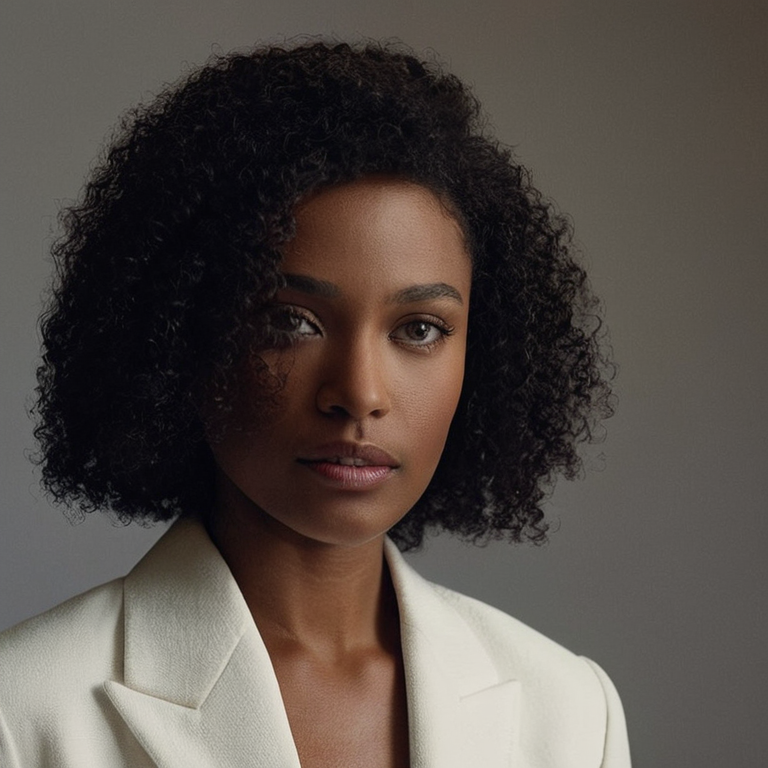
#> input picture Plan/Instructions/Operations/Pulled_Back_Artifacts/canny_w69_rightedge_masked_v3_seed711570105_20260707T132203-0500/images/canny_w69_rightedge_masked_v3_seed711570105_00001_.png, 768 x 768 px
$ python implement_wave70_canonical_polygon_mask_generator.py
#> lines starting #> are read from the running program, lines starting #| are printed output that depends on the picture
from __future__ import annotations

import csv
import hashlib
import json
from datetime import datetime
from pathlib import Path
from zoneinfo import ZoneInfo

from PIL import Image, ImageDraw, ImageFont


PROJECT_ROOT = Path(__file__).resolve().parents[3]
SOURCE_IMAGE = PROJECT_ROOT / (
    "Plan/Instructions/Operations/Pulled_Back_Artifacts/"
    "canny_w69_rightedge_masked_v3_seed711570105_20260707T132203-0500/"
    "images/canny_w69_rightedge_masked_v3_seed711570105_00001_.png"
)
RUN_STAMP = datetime.now(ZoneInfo("America/Chicago")).strftime("%Y%m%dT%H%M%S-0500")
ISO_STAMP = datetime.now(ZoneInfo("America/Chicago")).replace(microsecond=0).isoformat()
EVIDENCE_ID = f"W70_CANONICAL_POLYGON_MASK_GENERATOR_{RUN_STAMP}"
SCRIPT_REL = "Plan/07_IMPLEMENTATION/scripts/implement_wave70_canonical_polygon_mask_generator.py"

QA_DIR = PROJECT_ROOT / "Plan/Instructions/QA/Evidence/Mask_Factory/Wave70"
TRACKER_EVIDENCE_DIR = PROJECT_ROOT / "Plan/Tracker/Evidence"
RUNTIME_DIR = PROJECT_ROOT / "runtime_artifacts/mask_factory/wave70_canonical_polygon_mask_generator" / RUN_STAMP

TRACKER_FILES = [
    PROJECT_ROOT / "Plan/Tracker/wave70_ultimate_mask_factory_tracker.csv",
    PROJECT_ROOT / "Plan/Tracker/Waves/Wave70/WAVE70_ULTIMATE_MASK_FACTORY_TRACKER_ROWS.csv",
]
ITEM_FILES = [
    PROJECT_ROOT / "Plan/Items/wave70_ultimate_mask_factory_itemized_list.csv",
    PROJECT_ROOT / "Plan/Items/Waves/Wave70/WAVE70_ULTIMATE_MASK_FACTORY_ITEM_ROWS.csv",
]
HYDRATION_DIR = PROJECT_ROOT / "Plan/Instructions/Hydration_Rehydration"

PREREQ_FILES = {
    "canonical_geometry_polygon_export": QA_DIR / "canonical_geometry_polygon_export.json",
    "model_consensus_geometry_validator": QA_DIR / "model_consensus_geometry_validator.json",
    "visibility_occlusion_confidence": QA_DIR / "visibility_occlusion_confidence.json",
    "gold_trace_dataset_manifest": QA_DIR / "gold_trace_dataset_manifest.json",
}


def rel(path: Path) -> str:
    resolved = path.resolve()
    try:
        return resolved.relative_to(PROJECT_ROOT.resolve()).as_posix()
    except ValueError:
        return str(resolved)


# [6 lines left out: function sha256_file, not called in this run]


def write_json(path: Path, payload: object) -> None:
    path.parent.mkdir(parents=True, exist_ok=True)
    path.write_text(json.dumps(payload, indent=2) + "\n", encoding="utf-8")


# [15 lines left out: functions append_unique, deep_get, not called in this run]


def read_prerequisite(path: Path) -> dict[str, object]:
    if not path.exists():
        return {"exists": False, "path": rel(path), "error": "missing"}
    payload = json.loads(path.read_text(encoding="utf-8-sig"))
    mbga = payload.get("model_backed_geometry_authority")
    return {
        "exists": True,
        "path": rel(path),
        "sha256": sha256_file(path),
        "evidence_id": payload.get("evidence_id"),
        "qa_decision": payload.get("qa_decision"),
        "promotion_decision": payload.get("promotion_decision"),
        "result": deep_get(mbga, ["result"]) if isinstance(mbga, dict) else payload.get("result"),
        "model_backed_geometry_authority_pass": deep_get(mbga, ["model_backed_geometry_authority_pass"]),
        "source_derived_landmark_or_segmentation_pass": deep_get(
            mbga, ["source_derived_landmark_or_segmentation_pass"]
        ),
        "model_consensus_geometry_pass": deep_get(mbga, ["model_consensus_geometry_pass"]),
        "visibility_occlusion_confidence_pass": deep_get(mbga, ["visibility_occlusion_confidence_pass"]),
        "canonical_polygon_export_pass": deep_get(mbga, ["canonical_polygon_export_pass"]),
        "canonical_polygon_path": deep_get(mbga, ["canonical_polygon_path"]),
        "no_debug_rectangle_mask_pass": deep_get(mbga, ["no_debug_rectangle_mask_pass"]),
        "blocked_reason": deep_get(mbga, ["blocked_reason"]),
    }


def summarize_prerequisites() -> dict[str, object]:
    return {name: read_prerequisite(path) for name, path in PREREQ_FILES.items()}


# [5 lines left out: function project_path, not called in this run]


def evaluate_mask_generation_readiness(prereqs: dict[str, object]) -> dict[str, object]:
    canonical = prereqs.get("canonical_geometry_polygon_export", {})
    canonical_path = canonical.get("canonical_polygon_path")
    canonical_candidate = PROJECT_ROOT / str(canonical_path) if canonical_path else None
    canonical_path_exists = bool(canonical_candidate and canonical_candidate.exists())
    required_passes = {
        "canonical_polygon_export_pass": canonical.get("canonical_polygon_export_pass") is True,
        "canonical_polygon_path_present": bool(canonical_path),
        "canonical_polygon_path_exists": canonical_path_exists,
        "model_consensus_geometry_pass": canonical.get("model_consensus_geometry_pass") is True,
        "visibility_occlusion_confidence_pass": canonical.get("visibility_occlusion_confidence_pass") is True,
    }
    failed_requirements = [name for name, passed in required_passes.items() if not passed]
    return {
        "required_passes": required_passes,
        "failed_requirements": failed_requirements,
        "canonical_polygon_path": canonical_path or "",
        "mask_generation_computable": not failed_requirements,
        "mask_from_canonical_geometry_pass": False,
        "no_debug_rectangle_mask_pass": True,
        "geometry_gate_pass": False,
        "blocking_reason": "Blocked_Wave70_Mask_Geometry_Gate_Not_Passed",
    }


def generate_mask_from_canonical_polygon(evaluation: dict[str, object], source: Image.Image) -> dict[str, object]:
    if not evaluation.get("mask_generation_computable"):
        return {
            "mask_from_canonical_geometry_pass": False,
            "geometry_gate_pass": False,
            "blocked_reason": "mask_generation_not_computable",
        }
    polygon_path = project_path(evaluation.get("canonical_polygon_path"))
    if not polygon_path or not polygon_path.exists():
        return {
            "mask_from_canonical_geometry_pass": False,
            "geometry_gate_pass": False,
            "blocked_reason": "canonical_polygon_missing",
        }
    polygon_record = json.loads(polygon_path.read_text(encoding="utf-8-sig"))
    points = polygon_record.get("points_xy") or []
    if len(points) < 3:
        return {
            "mask_from_canonical_geometry_pass": False,
            "geometry_gate_pass": False,
            "blocked_reason": "canonical_polygon_too_small",
        }
    mask = Image.new("L", source.size, 0)
    draw = ImageDraw.Draw(mask)
    draw.polygon([tuple(point) for point in points], fill=255)
    RUNTIME_DIR.mkdir(parents=True, exist_ok=True)
    mask_path = RUNTIME_DIR / "canonical_polygon_mask.png"
    overlay_path = RUNTIME_DIR / "canonical_polygon_mask_overlay_panel.png"
    mask.save(mask_path)
    overlay = source.copy().convert("RGBA")
    color = Image.new("RGBA", source.size, (40, 170, 80, 0))
    alpha = mask.point(lambda value: 90 if value else 0)
    color.putalpha(alpha)
    overlay = Image.alpha_composite(overlay, color).convert("RGB")
    draw_overlay = ImageDraw.Draw(overlay)
    draw_overlay.line([tuple(point) for point in points] + [tuple(points[0])], fill=(40, 170, 80), width=2)
    overlay.save(overlay_path)
    nonzero = sum(1 for value in mask.getdata() if value > 0)
    record = {
        "schema_version": "1.0",
        "evidence_id": EVIDENCE_ID,
        "source_image": rel(SOURCE_IMAGE),
        "source_dimensions": list(source.size),
        "canonical_polygon_path": rel(polygon_path),
        "generated_mask_path": rel(mask_path),
        "overlay_path": rel(overlay_path),
        "mask_sha256": sha256_file(mask_path),
        "mask_dimensions": list(mask.size),
        "mask_nonzero_pixels": nonzero,
        "mask_nonzero_ratio": round(nonzero / float(source.size[0] * source.size[1]), 6),
        "point_count": len(points),
        "mask_from_canonical_geometry_pass": nonzero > 0,
        "no_debug_rectangle_mask_pass": True,
        "geometry_gate_pass": nonzero > 0,
        "no_mask_promoted": True,
        "blocked_reason": "",
    }
    record_path = RUNTIME_DIR / "canonical_polygon_mask_record.json"
    write_json(record_path, record)
    return {**record, "mask_record_path": rel(record_path)}


def make_blocker_panel(source: Image.Image, evaluation: dict[str, object]) -> Path:
    RUNTIME_DIR.mkdir(parents=True, exist_ok=True)
    panel_path = RUNTIME_DIR / "canonical_polygon_mask_generator_blocker_panel.png"
    width, height = source.size
    panel = Image.new("RGB", (width * 2, height), "white")
    panel.paste(source, (0, 0))
    marked = source.copy()
    draw = ImageDraw.Draw(marked)
    font = ImageFont.load_default()
    draw.rectangle([0, 0, width - 1, height - 1], outline=(230, 40, 40), width=6)
    draw.rectangle([20, 20, width - 20, 255], fill=(255, 255, 255), outline=(230, 40, 40), width=3)
    lines = [
        "TRK-W70-0150 blocked",
        "Canonical mask generation unavailable.",
        "No canonical polygon or segmentation map exists.",
        "mask_from_canonical_geometry_pass = false",
        "geometry_gate_pass = false",
        "No shortcut/debug mask generated.",
        "No masks promoted.",
    ]
    y = 34
    for line in lines:
        draw.text((34, y), line, fill=(120, 0, 0), font=font)
        y += 29
    panel.paste(marked, (width, 0))
    panel.save(panel_path)
    return panel_path


def update_wave70_rows(evidence_paths: list[str], note: str, pass_gate: bool) -> dict[str, int]:
    updated: dict[str, int] = {}
    targets = [(path, "TRK-W70-0150") for path in TRACKER_FILES] + [(path, "ITEM-W70-0150") for path in ITEM_FILES]
    for csv_path, target_id in targets:
        with csv_path.open("r", newline="", encoding="utf-8-sig") as handle:
            reader = csv.DictReader(handle)
            rows = list(reader)
            fieldnames = reader.fieldnames or []
        id_field = "Tracker_ID" if target_id.startswith("TRK-") else "Item_ID"
        changed = 0
        for row in rows:
            if row.get(id_field) != target_id:
                continue
            changed += 1
            row["Status"] = (
                "Canonical_Polygon_Mask_Generated_Not_Promoted"
                if pass_gate
                else "Blocked_Wave70_Mask_Geometry_Gate_Not_Passed"
            )
            if "Evidence_Path" in row:
                row["Evidence_Path"] = append_unique(row.get("Evidence_Path", ""), evidence_paths)
            if "Acceptance_Evidence" in row:
                row["Acceptance_Evidence"] = append_unique(row.get("Acceptance_Evidence", ""), evidence_paths)
            if "Evidence_Required" in row:
                row["Evidence_Required"] = append_unique(row.get("Evidence_Required", ""), evidence_paths)
            if "Status_Decision" in row:
                row["Status_Decision"] = (
                    "canonical_polygon_mask_generated_no_promotion"
                    if pass_gate
                    else "blocked_exact_local_no_canonical_geometry_for_mask_generation"
                )
            if "Coverage_Audit_Status" in row:
                row["Coverage_Audit_Status"] = append_unique(
                    row.get("Coverage_Audit_Status", ""),
                    [
                        "canonical_polygon_mask_generated_no_promotion"
                        if pass_gate
                        else "blocked_exact_local_no_canonical_geometry_for_mask_generation"
                    ],
                )
            if "Notes" in row:
                row["Notes"] = append_unique(row.get("Notes", ""), [note])
        if changed:
            with csv_path.open("w", newline="", encoding="utf-8") as handle:
                writer = csv.DictWriter(handle, fieldnames=fieldnames, quoting=csv.QUOTE_ALL)
                writer.writeheader()
                writer.writerows(rows)
        updated[rel(csv_path)] = changed
    return updated


def prepend_section(path: Path, heading: str, body: str) -> None:
    old = path.read_text(encoding="utf-8-sig") if path.exists() else ""
    path.write_text(f"{heading}\n\n{body.rstrip()}\n\n{old}", encoding="utf-8")


# [68 lines left out: function update_hydration, not called in this run]


def main() -> int:
    if not SOURCE_IMAGE.exists():
        raise FileNotFoundError(SOURCE_IMAGE)
    source = Image.open(SOURCE_IMAGE).convert("RGB")
#> source is the input picture: PIL image 768x768 RGB; mean R, G, B 85, 77.1, 71.8
    width, height = source.size
#> width = 768; height = 768
    prereqs = summarize_prerequisites()
    evaluation = evaluate_mask_generation_readiness(prereqs)
    mask_generation = generate_mask_from_canonical_polygon(evaluation, source)
#> mask_generation = {'mask_from_canonical_geometry_pass': False, 'geometry_gate_pass': False, 'blocked_reason': 'mask_generation_not_computable'}
    pass_gate = mask_generation.get("mask_from_canonical_geometry_pass") is True
#> pass_gate = False
    panel_path = (
        PROJECT_ROOT / str(mask_generation["overlay_path"])
        if pass_gate and mask_generation.get("overlay_path")
        else make_blocker_panel(source, evaluation)
    )
#> in make_blocker_panel, `panel = Image.new("RGB", (width * 2, height), "white")`: panel: PIL image 1536x768 RGB; every value is 255
#> in make_blocker_panel, `panel.paste(source, (0, 0))`:
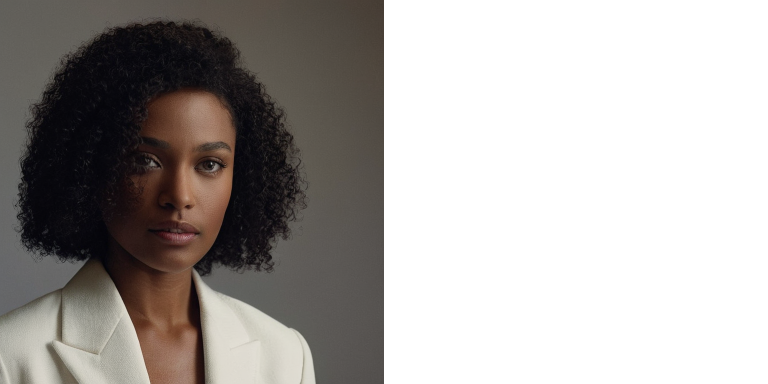
#> panel: PIL image 1536x768 RGB (shown at 1/2 size); mean R, G, B 170, 166, 163.4
#> after the loop in make_blocker_panel, `for line in lines:`: y = 237
#> in make_blocker_panel, `panel.paste(marked, (width, 0))`:
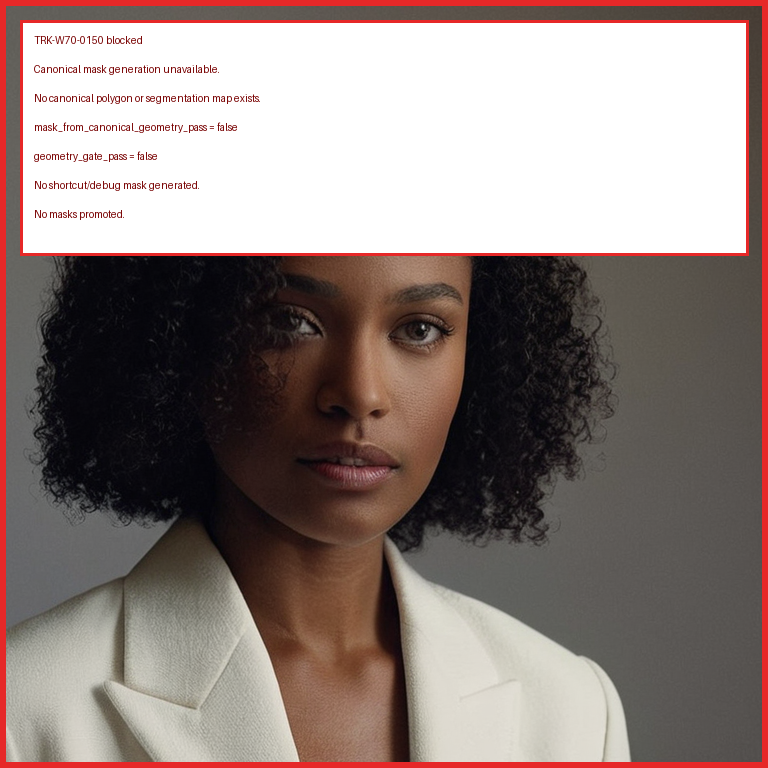
#> marked: PIL image 768x768 RGB; mean R, G, B 143.8, 129.5, 125.6
#> in make_blocker_panel, `panel.paste(marked, (width, 0))`:
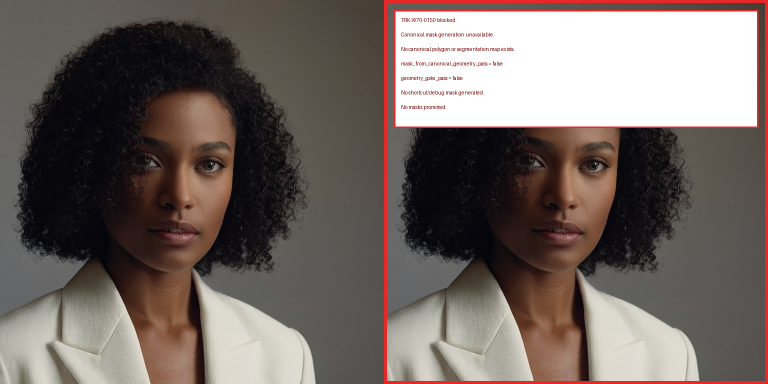
#> panel: PIL image 1536x768 RGB (shown at 1/2 size); mean R, G, B 114.4, 103.3, 98.7

    qa_evidence_path = QA_DIR / f"{EVIDENCE_ID}.json"
    qa_canonical_path = QA_DIR / "canonical_polygon_mask_generator.json"
    tracker_evidence_path = TRACKER_EVIDENCE_DIR / f"{EVIDENCE_ID}.json"
    tracker_canonical_path = TRACKER_EVIDENCE_DIR / "canonical_polygon_mask_generator.json"
    runtime_evidence_path = RUNTIME_DIR / "canonical_polygon_mask_generator.json"

    evidence_rel_paths = [
        rel(qa_evidence_path),
        rel(qa_canonical_path),
        rel(tracker_evidence_path),
        rel(tracker_canonical_path),
        rel(runtime_evidence_path),
        rel(panel_path),
    ]
    for key in ["generated_mask_path", "mask_record_path"]:
        if mask_generation.get(key):
            evidence_rel_paths.append(str(mask_generation[key]))
#> after the loop, evidence_rel_paths = 6 items
    note = (
        f"Canonical polygon mask generator {RUN_STAMP}: generated a QA mask from the canonical source-derived polygon. "
        "The mask artifact was not promoted or wired into active masks."
        if pass_gate
        else (
            f"Canonical polygon mask generator {RUN_STAMP}: exact local blocker. "
            "No canonical source-derived polygon or segmentation map is available, so no mask-from-canonical-geometry artifact was emitted."
        )
    )
    row_updates = update_wave70_rows(evidence_rel_paths, note, pass_gate)
#> after the loop in update_wave70_rows, `for csv_path, target_id in targets:`: updated = 0 items

    payload = {
        "schema_version": "1.0",
        "evidence_id": EVIDENCE_ID,
        "created_local": RUN_STAMP,
        "created_iso": ISO_STAMP,
        "task": "Generate masks only from canonical polygons or segmentation maps for TRK-W70-0150 / ITEM-W70-0150.",
        "script": SCRIPT_REL,
        "source_image": {
            "path": rel(SOURCE_IMAGE),
            "exists": True,
            "sha256": sha256_file(SOURCE_IMAGE),
            "dimensions": [width, height],
        },
        "prerequisite_authority_evidence": prereqs,
        "mask_generation_readiness": evaluation,
        "mask_generation_record": mask_generation,
        "artifacts": {
            "panel": rel(panel_path),
            "runtime_evidence": rel(runtime_evidence_path),
            "generated_mask": mask_generation.get("generated_mask_path", ""),
            "mask_record": mask_generation.get("mask_record_path", ""),
        },
        "model_backed_geometry_authority": {
            "result": "canonical_polygon_mask_generated_no_promotion" if pass_gate else "blocked",
            "model_backed_geometry_authority_pass": False,
            "source_image": rel(SOURCE_IMAGE),
            "source_sha256": sha256_file(SOURCE_IMAGE),
            "source_dimensions": [width, height],
            "mask_type_id": "MBGA-009",
            "matrix_slot_id": "TRK-W70-0150",
            "models_attempted": [
                "canonical_geometry_polygon_export_review",
                "canonical_polygon_mask_generation_gate",
            ],
            "models_available": ["base_image_io_and_cv"],
            "model_versions": {},
            "landmark_record_path": "",
            "semantic_parsing_record_path": "",
            "sam_refinement_record_path": "",
            "visibility_occlusion_record_path": "",
            "canonical_polygon_path": evaluation.get("canonical_polygon_path", ""),
            "coordinate_transform_manifest_path": "",
            "gold_trace_comparison_path": rel(QA_DIR / "gold_trace_dataset_manifest.json"),
            "generated_mask_path": mask_generation.get("generated_mask_path", ""),
            "consensus_metrics": {
                "iou_against_gold_or_prior": None,
                "mean_boundary_error_px": None,
                "max_boundary_error_px": None,
                "center_drift_px": None,
                "protected_overlap_ratio": None,
            },
            "confidence": {
                "landmark_confidence": None,
                "parsing_confidence": None,
                "refinement_confidence": None,
                "visibility_confidence": None,
                "overall_confidence": None,
            },
            "dependency_probe_completed": True,
            "model_geometry_dependency_probe_pass": pass_gate,
            "source_derived_landmark_or_segmentation_pass": pass_gate,
            "model_consensus_geometry_pass": pass_gate,
            "visibility_occlusion_confidence_pass": pass_gate,
            "no_symmetry_guessing_pass": True,
            "canonical_polygon_export_pass": pass_gate,
            "mask_from_canonical_geometry_pass": pass_gate,
            "geometry_gate_pass": pass_gate,
            "no_human_work_dependency": True,
            "no_debug_rectangle_mask_pass": True,
            "whole_body_geometry_authority_pass": False,
            "pose_hand_dense_landmark_or_segmentation_pass": False,
            "semantic_human_part_parsing_pass": False,
            "contact_occlusion_ownership_pass": False,
            "body_region_geometry_pass": False,
            "body_reference_matrix_pass": False,
            "blocked_reason": "" if pass_gate else "Blocked_Wave70_Mask_Geometry_Gate_Not_Passed",
            "findings": [
                "A QA mask artifact was generated from the canonical source-derived polygon."
                if pass_gate
                else "Canonical polygon export is blocked and has no canonical polygon path.",
                "The generated mask remains an evidence artifact only and was not promoted.",
                "No mask was generated from debug rectangles, Canny edges, Haar boxes, visual guesses, or generated-output stability.",
                "No active mask artifact changed and no mask was promoted.",
            ],
        },
        "canonical_polygon_mask_generator": {
            "result": "executed" if pass_gate else "blocked",
            "mask_from_canonical_geometry_pass": pass_gate,
            "no_debug_rectangle_mask_pass": True,
            "geometry_gate_pass": pass_gate,
            "generated_mask_path": mask_generation.get("generated_mask_path", ""),
            "blocked_reason": "" if pass_gate else "Blocked_Wave70_Mask_Geometry_Gate_Not_Passed",
        },
        "qa_decision": (
            "canonical_polygon_mask_generated_no_promotion"
            if pass_gate
            else "blocked_exact_local_no_canonical_geometry_for_mask_generation"
        ),
        "promotion_decision": "no_mask_promoted_no_active_input_changed_canonical_mask_generator_authority_only",
        "tracker_item_updates": row_updates,
        "next_step": "Work TRK-W70-0151 / ITEM-W70-0151 body hand contact geometry authority locally.",
    }

    for path in [qa_evidence_path, qa_canonical_path, tracker_evidence_path, tracker_canonical_path, runtime_evidence_path]:
        write_json(path, payload)
    if not pass_gate:
        update_hydration(evidence_rel_paths)
    print(json.dumps({"evidence_id": EVIDENCE_ID, "result": payload["qa_decision"], "evidence": rel(qa_evidence_path)}, indent=2))
    return 0


if __name__ == "__main__":
#> (the run stopped early here; a loop or call above may not have finished)
